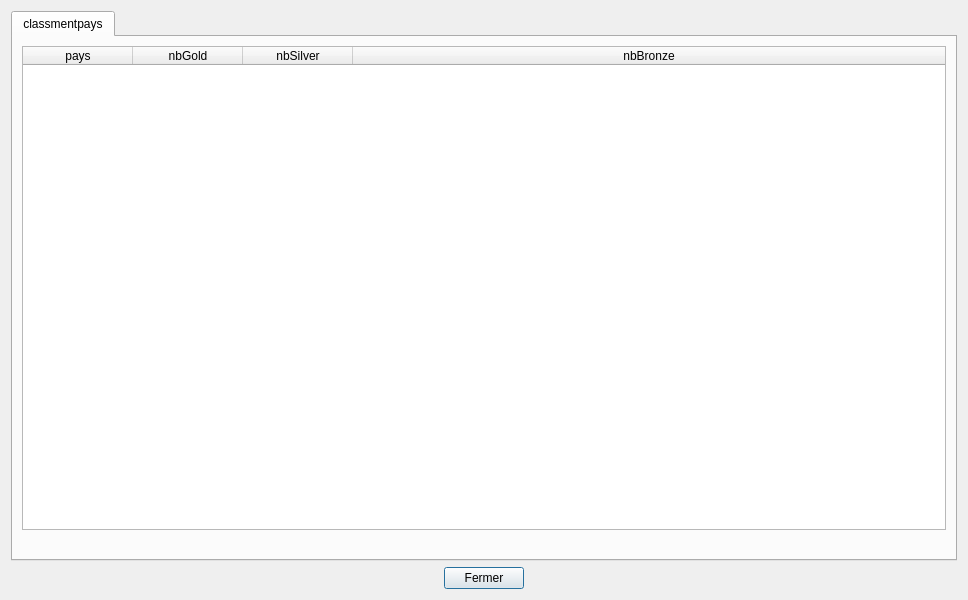
<?xml version="1.0" encoding="UTF-8"?>
<ui version="4.0">
 <class>classementpays</class>
 <widget class="QDialog" name="classement">
  <property name="geometry">
   <rect>
    <x>0</x>
    <y>0</y>
    <width>968</width>
    <height>600</height>
   </rect>
  </property>
  <property name="sizePolicy">
   <sizepolicy hsizetype="Preferred" vsizetype="Preferred">
    <horstretch>0</horstretch>
    <verstretch>0</verstretch>
   </sizepolicy>
  </property>
  <property name="minimumSize">
   <size>
    <width>0</width>
    <height>0</height>
   </size>
  </property>
  <property name="windowTitle">
   <string>BD JO</string>
  </property>
  <layout class="QVBoxLayout" name="verticalLayout">
   <item>
    <widget class="QTabWidget" name="tabWidget">
     <property name="currentIndex">
      <number>1</number>
     </property>
     <widget class="QWidget" name="classmentpays">
      <attribute name="title">
       <string>classmentpays</string>
      </attribute>
      <layout class="QVBoxLayout" name="verticalLayout_7">
       <item>
        <widget class="QTableWidget" name="tableclassmentpays">
         <attribute name="horizontalHeaderDefaultSectionSize">
          <number>110</number>
         </attribute>
         <attribute name="horizontalHeaderMinimumSectionSize">
          <number>50</number>
         </attribute>
         <attribute name="horizontalHeaderStretchLastSection">
          <bool>true</bool>
         </attribute>
         <attribute name="verticalHeaderVisible">
          <bool>false</bool>
         </attribute>
         <column>
          <property name="text">
           <string>pays</string>
          </property>
         </column>
         <column>
          <property name="text">
           <string>nbGold</string>
          </property>
         </column>
         <column>
          <property name="text">
           <string>nbSilver</string>
          </property>
         </column>
         <column>
          <property name="text">
           <string>nbBronze</string>
          </property>
         </column>
        </widget>
       </item>
       <item>
        <widget class="QLabel" name="label_classmentpays">
         <property name="palette">
          <palette>
           <active>
            <colorrole role="WindowText">
             <brush brushstyle="SolidPattern">
              <color alpha="255">
               <red>255</red>
               <green>0</green>
               <blue>0</blue>
              </color>
             </brush>
            </colorrole>
           </active>
           <inactive>
            <colorrole role="WindowText">
             <brush brushstyle="SolidPattern">
              <color alpha="255">
               <red>255</red>
               <green>0</green>
               <blue>0</blue>
              </color>
             </brush>
            </colorrole>
           </inactive>
           <disabled>
            <colorrole role="WindowText">
             <brush brushstyle="SolidPattern">
              <color alpha="255">
               <red>120</red>
               <green>120</green>
               <blue>120</blue>
              </color>
             </brush>
            </colorrole>
           </disabled>
          </palette>
         </property>
         <property name="text">
          <string/>
         </property>
         <property name="alignment">
          <set>Qt::AlignCenter</set>
         </property>
        </widget>
       </item>
      </layout>
     </widget>
    </widget>
   </item>
   <item>
    <layout class="QHBoxLayout" name="horizontalLayout">
     <item>
      <spacer name="horizontalSpacer_data_V1">
       <property name="orientation">
        <enum>Qt::Horizontal</enum>
       </property>
       <property name="sizeHint" stdset="0">
        <size>
         <width>40</width>
         <height>20</height>
        </size>
       </property>
      </spacer>
     </item>
     <item>
      <widget class="QPushButton" name="pushButton_data_V1">
       <property name="text">
        <string>Fermer</string>
       </property>
      </widget>
     </item>
     <item>
      <spacer name="horizontalSpacer_2_data_V1">
       <property name="orientation">
        <enum>Qt::Horizontal</enum>
       </property>
       <property name="sizeHint" stdset="0">
        <size>
         <width>40</width>
         <height>20</height>
        </size>
       </property>
      </spacer>
     </item>
    </layout>
   </item>
  </layout>
 </widget>
 <resources/>
 <connections>
  <connection>
   <sender>pushButton_data_V1</sender>
   <signal>clicked()</signal>
   <receiver>classementpays</receiver>
   <slot>close()</slot>
   <hints>
    <hint type="sourcelabel">
     <x>360</x>
     <y>575</y>
    </hint>
    <hint type="destinationlabel">
     <x>323</x>
     <y>169</y>
    </hint>
   </hints>
  </connection>
 </connections>
 <slots>
  <slot>refreshSpectaclesData()</slot>
  <slot>refreshZonesData()</slot>
  <slot>refreshRepresentationsData()</slot>
 </slots>
</ui>
